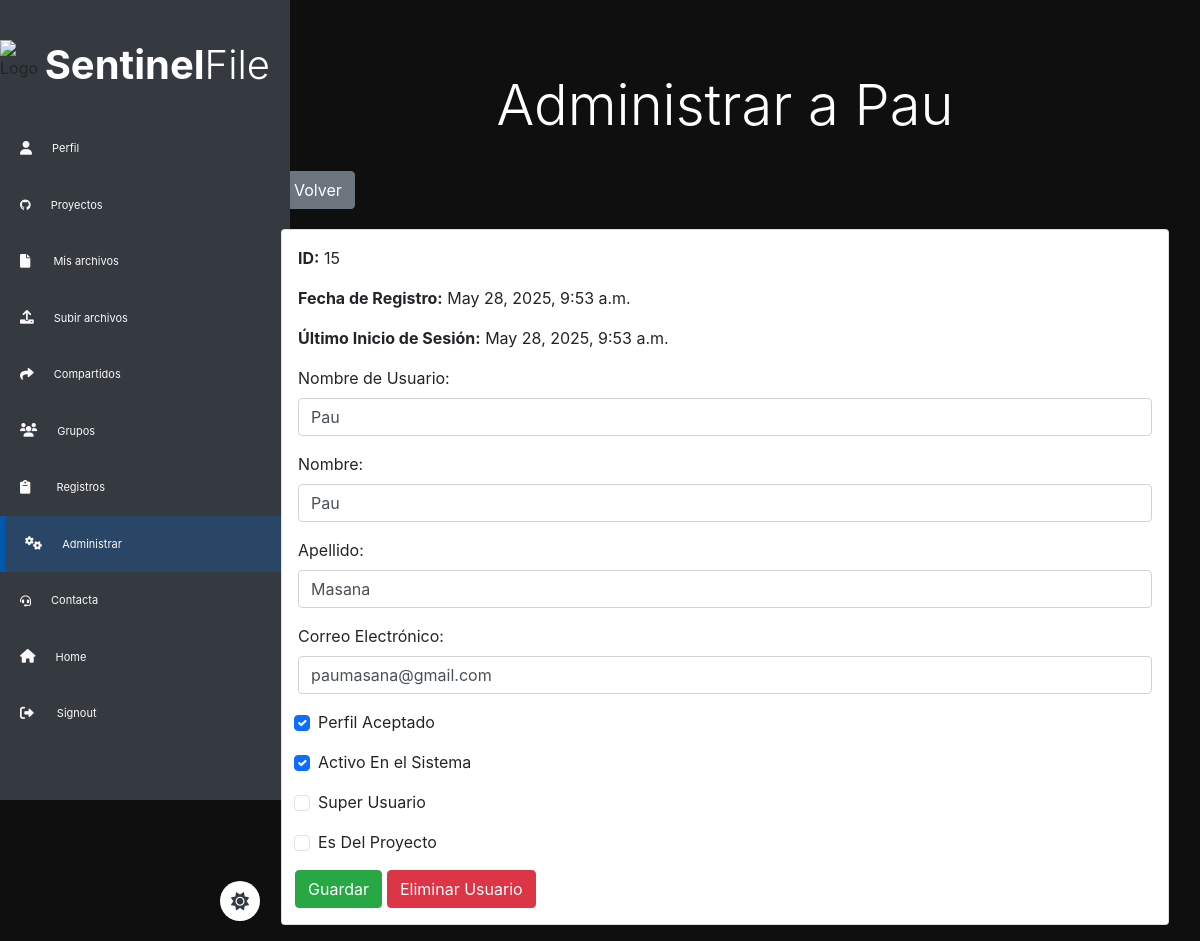
Page /administrar/usuarios/15/ (signed in) on the committed database.
### archivos/models.py (models this page shows, shortened)
class CustomUser(AbstractUser):
    is_accepted = models.BooleanField(
        _("accept status"),
        default=False,
        help_text=_("Designates whether this user is accepted."),
    )
    edad = models.IntegerField(default=0, null=True, blank=True)

### archivos/views.py (the view, shortened to what this page needs)
# urls.py: path('administrar/usuarios/<int:id>/', views.admi_usuario, name='admi_usuario'),
@accepted_user_required
@user_passes_test(is_staff)
@login_required
def admi_usuario(request, id):
    usuario = get_object_or_404(CustomUser, id=id)
    return render(request, 'admi_usuario.html', {'usuario': usuario})

### archivos/views.py (called while the page is built)
def is_staff(user):
    return user.is_authenticated and user.is_staff

def accepted_user_required(view_func):
    decorated_view_func = user_passes_test(
        lambda user: user.is_authenticated and user.is_accepted,
        login_url='/perfil'  # Redirige a la página de perfil si el usuario no tiene is_accepted
    )(view_func)
    return decorated_view_func

### archivos/templates/admi_usuario.html (shortened to what this page needs)
{% extends 'baseusuario.html' %}
{% block content %}
<div class="container">
  <h2 class="text-center display-4 py-4 mt-5">Administrar a {{ usuario.username }}</h2>
  <a href="/administrar/usuarios/" class="btn btn-secondary mb-1 ml-3">Volver</a>
    <div class="card p-3 m-3">
        <p><strong>ID:</strong> {{ usuario.id }}</p>
        <p><strong>Fecha de Registro:</strong> {{ usuario.date_joined }}</p>
        <p><strong>Último Inicio de Sesión:</strong> {{ usuario.last_login }}</p>
        <form method="post" enctype="multipart/form-data">
        <div class="form-group">
            <label for="username">Nombre de Usuario:</label>
            <input type="text" class="form-control" id="username" name="username" value="{{ usuario.username }}">
        </div>
        <div class="form-group">
            <label for="first_name">Nombre:</label>
            <input type="text" class="form-control" id="first_name" name="first_name" value="{{ usuario.first_name }}">
        </div>
        <div class="form-group">
            <label for="last_name">Apellido:</label>
            <input type="text" class="form-control" id="last_name" name="last_name" value="{{ usuario.last_name }}">
        </div>
        <div class="form-group">
            <label for="email">Correo Electrónico:</label>
            <input type="email" class="form-control" id="email" name="email" value="{{ usuario.email }}">
        </div>
        <div class="row">
          <div class="col-md-8">
              <div class="form-group">
                  <div class="form-check">
                      <input type="checkbox" class="form-check-input" id="is_accepted" name="is_accepted" {% if usuario.is_accepted %} checked="yes" {% endif %}>
                      <label class="form-check-label" for="is_accepted">Perfil Aceptado</label>
                  </div>
              </div>
              <div class="form-group">
                  <div class="form-check">
                      <input type="checkbox" class="form-check-input" id="is_active" name="is_active" {% if usuario.is_active %}checked{% endif %}>
                      <label class="form-check-label" for="is_active">Activo En el Sistema</label>
                  </div>
              </div>
              <div class="form-group">
                  <div class="form-check">
                      <input type="checkbox" class="form-check-input" id="is_superuser" name="is_superuser" {% if usuario.is_superuser %}checked{% endif %}>
                      <label class="form-check-label" for="is_superuser">Super Usuario</label>
                  </div>
              </div>
              <div class="form-group">
                  <div class="form-check">
                      <input type="checkbox" class="form-check-input" id="is_staff" name="is_staff" {% if usuario.is_staff %}checked{% endif %}>
                      <label class="form-check-label" for="is_staff">Es Del Proyecto</label>
                  </div>
              </div>
          </div>
          <div style="display: flex; justify-content: flex-start;">
            <button type="submit" class="btn btn-success">Guardar</button>
            <button type="submit" class="btn btn-danger" name="eliminar" style="margin-left: 5px;">Eliminar Usuario</button>
        </div>
{% endblock %}

### archivos/templates/baseusuario.html (style rules this page uses)
body { margin: 0; padding: 0; background-color: #0F0F0F; background-attachment: fixed; background-repeat: no-repeat; background-position: top left; transition: background-color 0.3s, color 0.3s, transform 0.1s; }

### archivos/templates/admi_usuario.html (style rules this page uses)
.text-center.display-4.py-4.mt-5 { color: white; }

### rows in the picture
CustomUser: username "Pau", id "15", date_joined "May 28, 2025, 9:53 a.m.", last_login "May 28, 2025, 9:53 a.m.", first_name "Pau", last_name "Masana", email "paumasana@gmail.com", is_accepted "☑", is_active "☑"
